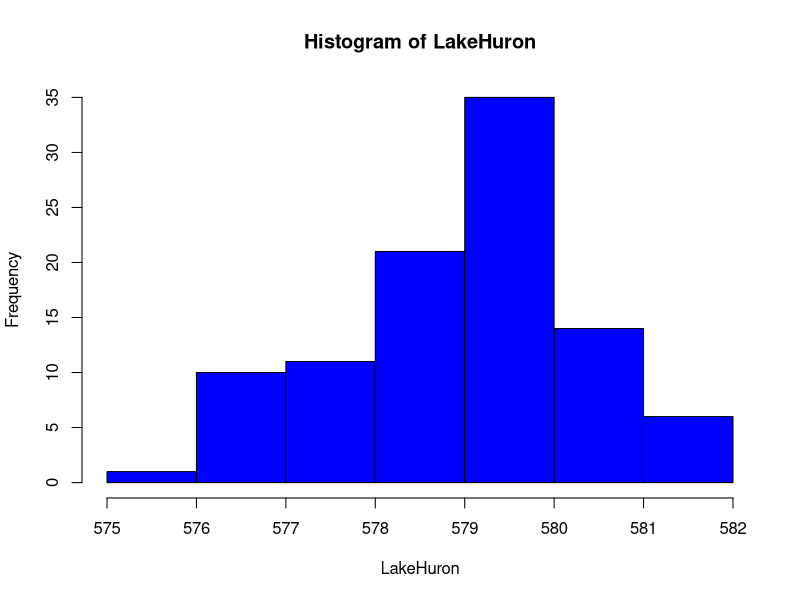
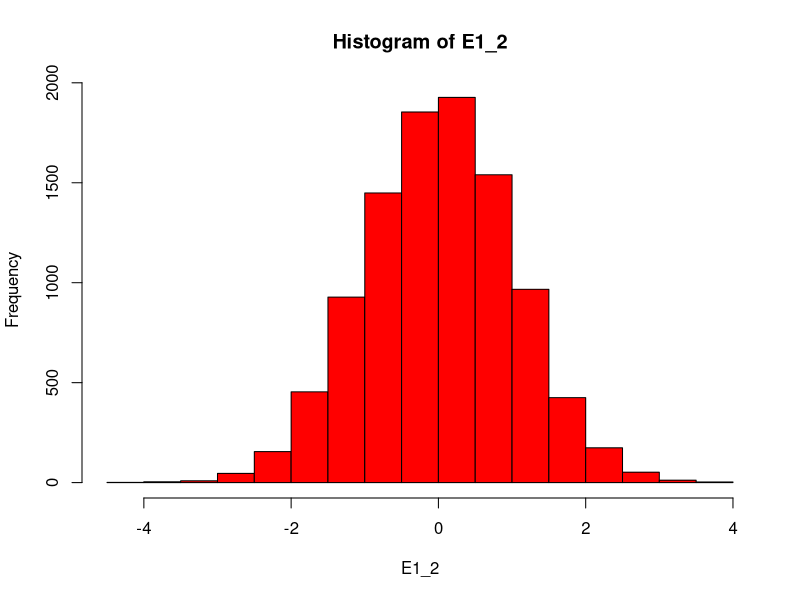

Here is the R script that generated these plots, in order:
137 + 242

1206 - 373

547 * 23

8840 / 17

11^3

sqrt(64)

8000^(1/3)

E1_1 <- c(81, 17, 7, 55, 2, 98, 71, 47, 19, 8, 3, 10, 28, 65, 80)

E1_1

E1_1 <- sort(E1_1)

E1_1
median(E1_1)
min(E1_1)
max(E1_1)
sum(E1_1)
mean(E1_1)
length(E1_1)

mean <- sum(E1_1) / length(E1_1)
mean

head(LakeHuron, 3)
length(LakeHuron)
min(LakeHuron)
max(LakeHuron)
mean(LakeHuron)
median(LakeHuron)
hist(LakeHuron, col = 'blue')

E1_2 <- rnorm(10000) #generate 10000 numbers
hist(E1_2, col = 'red')

options(scipen = 999)
var1 <- c( 'Bangalesh', 'Brazil', 'China', 'India', 'Indonesia', 'Pakistan', 'US')
var2 <- c(144000000, 204000000, 1350000000, 1200000000, 246000000,
188000000, 314000000)
var3 <- c(1700, 10800, 7600, 3500, 4200, 2500, 47200)
var4 <- c(28, 87, 47, 30, 44, 36, 82)
E1_3 <- data.frame(Nation = var1, Population = var2, GDP = var3, PercentUrban = var4 )
E1_3
summary(E1_3$Population)
summary(E1_3$GDP)
summary(E1_3$PercentUrban)